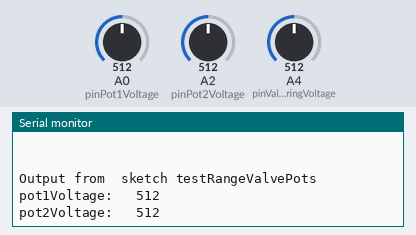
Bench run of a sketch on a simulated Arduino Uno, built with avr-gcc and run on an emulated ATmega328P. On the bench: the last lines printed to the serial monitor. Inputs (shaded band) come from the test bench; at power-on: A0 (pinPot1Voltage) = 512, A2 (pinPot2Voltage) = 512, A4 (pinValveSteeringVoltage) = 512.

Above: at 1.2 s.
1.3 s: A0 (pinPot1Voltage) set to 716
At 2.8 s:
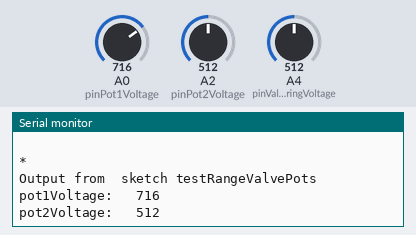
4.3 s: A2 (pinPot2Voltage) set to 716
At 5.4 s:
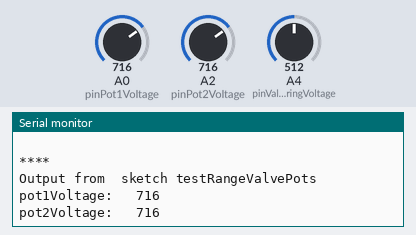
7.3 s: A0 (pinPot1Voltage) set to 900
At 8.8 s:
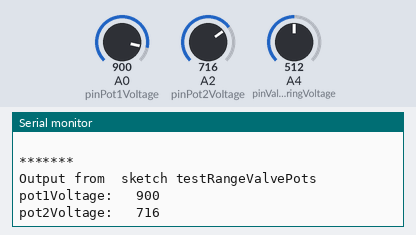
10.3 s: A2 (pinPot2Voltage) set to 900
At 11.5 s:
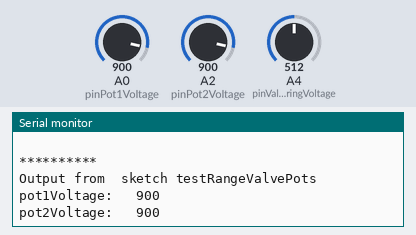
Timing chart, 0 to 13.3 s (numbered marks = the images above; inputs shaded):
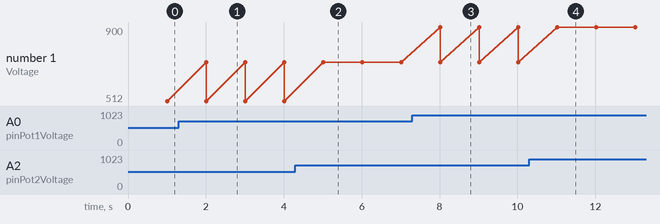

Measured:
- after the input at 1.3 s, the serial monitor: prints a new line after 0.71 s (image 1)
- after the input at 4.3 s, the serial monitor: prints a new line after 0.71 s (image 2)
- after the input at 7.3 s, the serial monitor: prints a new line after 0.71 s (image 3)
- after the input at 10.3 s, the serial monitor: prints a new line after 0.72 s (image 4)

The sketch:

testRangeValvePots.ino
```cpp
// This sketch tests the the range of the valve potmeters while
// the valve cruises the range from closed to open.
// The DC voltage of the powersupply with which the
// valve is "controlled" also will be measured and
// printed. Not implemented in this version.

// Gebruik van de caansluitingen van de gasklep:
// rood:  + accu
// groen: - accu
// geel:  loper pot2
// zwart: loper pot1
// wit:   +5V van de Arduino
// grijs: - van de Arduino\\\\\\\\\\

const int pinPot1Voltage = A0; // on test system: black wire
const int pinPot2Voltage = A2; // yellow wire
const int pinValveSteeringVoltage = A4;
unsigned long tijd, tijdOud; // for timing prints
int pot1Voltage;
int pot2Voltage;
int valveSteeringVoltage;
String progress;

void setup() {
  Serial.begin(115200);
  Serial.println("Output from  sketch testRangeValvePots");
  Serial.println(" ");
  progress = "";
  tijdOud = millis();
}

void loop() {
  tijd = millis();

  pot1Voltage = analogRead(pinPot1Voltage);
  pot2Voltage = analogRead(pinPot2Voltage);
  valveSteeringVoltage = analogRead(pinValveSteeringVoltage);

  if ((tijd - tijdOud) > 1000) {

    // values are in the ADC range of 0 to 1023
    Serial.println(" ");
    Serial.println(progress);
    Serial.println("Output from  sketch testRangeValvePots");
    Serial.print("pot1Voltage:   ");
    Serial.println( pot1Voltage );
    Serial.print("pot2Voltage:   ");
    Serial.println( pot2Voltage );
    // Serial.print("valveSteeringVoltage:   ");
    // Serial.println( valveSteeringVoltage );

    tijdOud = tijd;
    progress = progress + "*";
    if (progress.length() > 40) { progress = "*";}
  }
}
```
